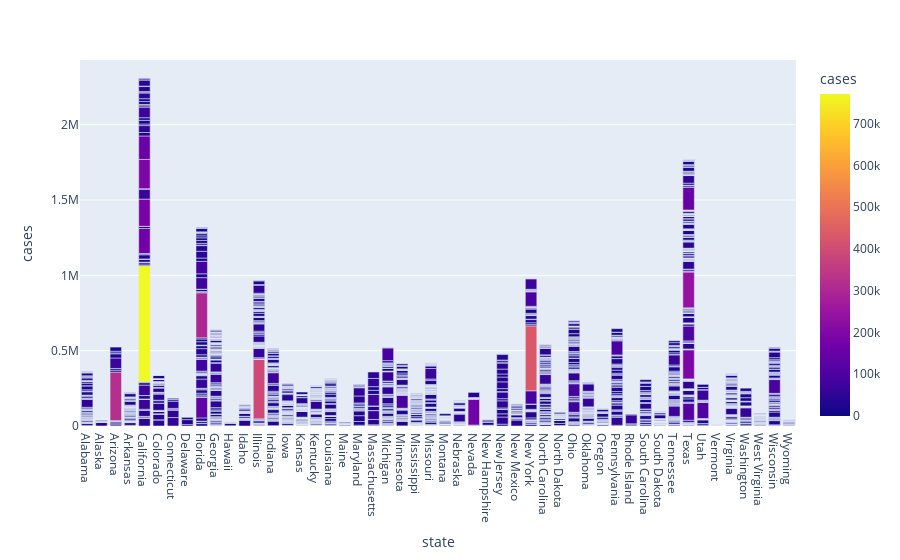

Write notebook code for a chart like this one.
### Code cell
px.bar(percounty20, x = 'state', 
       y = 'cases', color = 'cases', 
       height = 500, hover_data = ['county', 'deaths'])

### Figure 1 — Plotly figure (JSON) as saved in the notebook; plotly's stock layout.template omitted (floating-point values rounded to 4 significant figures; data arrays with more than 128 entries replaced by an {"elided": "..."} marker saying what was removed)
{"data": [{"alignmentgroup": "True", "customdata": {"elided": "3137x2 mixed values"}, "hovertemplate": "state=%{x}<br>cases=%{marker.color}<br>county=%{customdata[0]}<br>deaths=%{customdata[1]}<extra></extra>", "legendgroup": "", "marker": {"color": {"elided": "3137 int values"}, "coloraxis": "coloraxis", "pattern": {"shape": ""}}, "name": "", "offsetgroup": "", "orientation": "v", "showlegend": false, "textposition": "auto", "type": "bar", "x": {"elided": "3137 str values"}, "xaxis": "x", "y": {"elided": "3137 int values"}, "yaxis": "y"}], "layout": {"autosize": true, "barmode": "relative", "coloraxis": {"colorbar": {"title": {"text": "cases"}}, "colorscale": [[0, "#0d0887"], [0.1111, "#46039f"], [0.2222, "#7201a8"], [0.3333, "#9c179e"], [0.4444, "#bd3786"], [0.5556, "#d8576b"], [0.6667, "#ed7953"], [0.7778, "#fb9f3a"], [0.8889, "#fdca26"], [1, "#f0f921"]]}, "legend": {"tracegroupgap": 0}, "margin": {"t": 60}, "xaxis": {"anchor": "y", "autorange": true, "domain": [0, 1], "range": [-0.5, 49.5], "title": {"text": "state"}, "type": "category"}, "yaxis": {"anchor": "x", "autorange": true, "domain": [0, 1], "range": [0, 2429000.0], "title": {"text": "cases"}, "type": "linear"}}}
